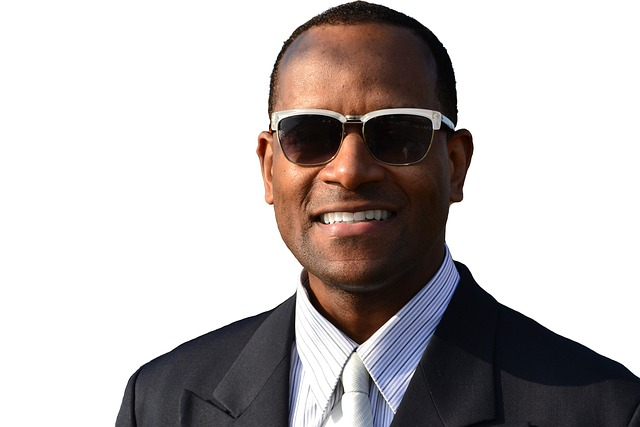
#> input picture imgs/man.jpg, 640 x 427 px
$ jupyter execute edge-detection.ipynb
#> lines starting #> are read from the running program, lines starting #| are printed output that depends on the picture; after the words box and inside, x2 and y2 are one past the last pixel; in counts of white or black regions, pixels touching at a corner belong together
[cell 1]
import math
import numpy as np
import matplotlib.pyplot as plt
from skimage import io
from skimage import transform
from scipy import signal
from scipy import ndimage

[cell 2]
# Read image
img = io.imread("imgs/man.jpg")
#> img is the input picture: shape (427, 640, 3); mean R, G, B 188.7, 183.2, 182.6
img = np.sum(img, axis=2)
#> img: shape (427, 640) uint64
img = img / np.max(img)

img = transform.resize(img, (100, 100))
#> img: shape (100, 100) float64

# noise = np.random.normal(0.01, 0.01, img.shape)
# img = img + noise

plt.figure()
plt.title(f"image {img.shape}")
plt.imshow(img, cmap='gray')

### Edge detection by kernel filtering

For given kernels $K_x$ and $K_y$
trying to aproximate the gradient to extract edges.

$I$ the image.

$ G_x = I * K_x \quad  G_y = I * K_y $

$\nabla{I(x,y)} = \begin{pmatrix} G_x \\ G_y \end{pmatrix} \quad$
$|| \nabla{I(x,y)} || = \sqrt{ G_x^2 + G_y^2 }$

**Difference filter:**

$ K_x = \begin{bmatrix} +1 & 0 \\ -1 & 0 \end{bmatrix} \quad$
$ K_y = \begin{bmatrix} +1 & -1 \\ 0 & 0 \end{bmatrix}$

**Roberts filtering:**

$ K_x = \begin{bmatrix} +1 & 0 \\ 0 & -1 \end{bmatrix}  \quad$
$ K_y = \begin{bmatrix} 0 & +1 \\ -1 & 0 \end{bmatrix}$

**Prewitt filtering:**

$ K_x = \begin{bmatrix} -1 & 0 & +1 \\ -1 & 0 & +1 \\ -1 & 0 & +1 \end{bmatrix}  \quad$
$ K_y = \begin{bmatrix} -1 & -1 & -1 \\ 0 & 0 & 0 \\ +1 & +1 & +1 \end{bmatrix}$

**Sobel filtering:**

$ K_x = \begin{bmatrix} +1 & 0 & -1 \\ -2 & 0 & -2 \\ +1 & 0 & -1 \end{bmatrix}  \quad$
$ K_y = \begin{bmatrix} +1 & +2 & +1 \\ 0 & 0 & 0 \\ -1 & -2 & -1 \end{bmatrix}$

[cell 3]
H = img.shape[0]
#> H = 100
W = img.shape[1]
#> W = 100

def hysterisis_thresholding(img, low, high):
  # We identify the value >= high
  # and the values in ]high,low[
  ids = (img>=high)*0.5 + (img>=low)*0.5
  res = np.zeros(img.shape)
  for l in range(0, img.shape[0]-1):
    for c in range(0, img.shape[1]-1):
      # For each pixel
      if ids[l,c]==1:
        # if the pixel is >= high, the it passes
        res[l,c] = 1
      if ids[l,c]==0.5:
        # if the pixel is in ]high,low[
        # the pixel pass if it's connected to a pixel that is >= high
        is_connected_to_high = False
        for i in range(-1,2,1):
          for j in range(-1,2,1):
            if ids[l+i,c+j]==1:
              is_connected_to_high = True
        if is_connected_to_high:
          res[l,c] = 1
  return res


# Difference filtering
kernel_diff_x = np.array([[1, 0], [-1, 0]])
kernel_diff_y = np.array([[1, -1], [0, 0]])
img_filter_diffx = signal.convolve2d(img, kernel_diff_x, mode='same')
img_filter_diffy = signal.convolve2d(img, kernel_diff_y, mode='same')
img_filter_diff = img_filter_diffx**2 + img_filter_diffy**2
# Hysterisis thresholding
img_filter_diff_hysthres = hysterisis_thresholding(img_filter_diff, 0.004, 0.05)
#> after the loop in hysterisis_thresholding, `for l in range(0, img.shape[0]-1):`:
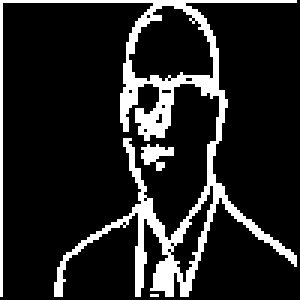
#> res: shape (100, 100) float64 (shown 3 times larger); values 0 (black) and 1 (white), 14.3% white in thin lines or dots

# Roberts filtering
kernel_roberts_x = np.array([[1, 0], [0,-1]])
kernel_roberts_y = np.array([[0, 1], [-1,0]])
img_filter_robertsx = signal.convolve2d(img, kernel_roberts_x, mode='same')
img_filter_robertsy = signal.convolve2d(img, kernel_roberts_y, mode='same')
img_filter_roberts = img_filter_robertsx**2 + img_filter_robertsy**2
# Hysterisis thresholding
img_filter_roberts_hysthres = hysterisis_thresholding(img_filter_roberts, 0.004, 0.05)
#> after the loop in hysterisis_thresholding (call 2), `for l in range(0, img.shape[0]-1):`: res: shape (100, 100) float64; values 0 (black) and 1 (white), 16.8% white; 1 white region, box (x1, y1, x2, y2) and area: (0, 0, 99, 99) 1678

# Prewitt filtering
kernel_prewitt_x = np.array([
  [-1,  0,  1],
  [-1,  0,  1],
  [-1,  0,  1]
])
kernel_prewitt_y = np.array([
  [-1,  -1, -1],
  [0,   0,  0],
  [1,   1,  1]
])
img_filter_prewittx = signal.convolve2d(img, kernel_prewitt_x, mode='same')
img_filter_prewitty = signal.convolve2d(img, kernel_prewitt_y, mode='same')
img_filter_prewitt = img_filter_prewittx**2 + img_filter_prewitty**2
# Hysterisis thresholding
img_filter_prewitt_hysthres = hysterisis_thresholding(img_filter_prewitt, 0.004, 0.05)
#> after the loop in hysterisis_thresholding (call 3), `for l in range(0, img.shape[0]-1):`: res: shape (100, 100) float64; values 0 (black) and 1 (white), 31.3% white; 13 white regions (9 under 20 px), largest, box (x1, y1, x2, y2) and area: (0, 0, 99, 99) 2995, (27, 91, 35, 99) 44, (77, 88, 81, 99) 24, (81, 88, 89, 92) 23

# Sobel filtering
kernel_sobel_x = np.array([
  [1,  0,  -1],
  [2,  0,  -2],
  [1,  0,  -1]
])
kernel_sobel_y = np.array([
  [1,   2,  1],
  [0,   0,  0],
  [-1,  -2, -1]
])
img_filter_sobelx = signal.convolve2d(img, kernel_sobel_x, mode='same')
img_filter_sobely = signal.convolve2d(img, kernel_sobel_y, mode='same')
img_filter_sobel = img_filter_sobelx**2 + img_filter_sobely**2
# Hysterisis thresholding
img_filter_sobel_hysthres = hysterisis_thresholding(img_filter_sobel, 0.004, 0.05)
#> after the loop in hysterisis_thresholding (call 4), `for l in range(0, img.shape[0]-1):`: res: shape (100, 100) float64; values 0 (black) and 1 (white), 34.1% white; 9 white regions (6 under 20 px), largest, box (x1, y1, x2, y2) and area: (0, 0, 99, 99) 3167, (68, 84, 95, 99) 129, (27, 89, 39, 99) 93

plt.figure()
plt.title(f"image {img.shape}")
plt.imshow(img, cmap='gray')

fig, axisarray = plt.subplots(4, 3, figsize=(30,30))

gridY,gridX = np.mgrid[0:H,0:W]

# Difference
axisarray[0,0].set_title('Difference filtering norm')
axisarray[0,0].imshow(np.log(img_filter_diff+1), cmap='gray')
# Difference dir
axisarray[0,1].set_title('Difference filtering direction')
axisarray[0,1].imshow(np.log(img_filter_diff+1), cmap='gray')
axisarray[0,1].quiver(
  gridX, gridY,
  img_filter_diffx*5, img_filter_diffy*5, color='g',
  angles='xy', scale_units='xy', scale=1, width=0.0025, headwidth=3)
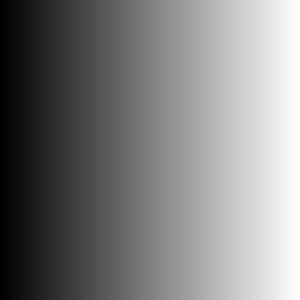
#> gridX: shape (100, 100) int64 (shown 3 times larger); min 0, max 99, mean 49.5; drawn with min black and max white
# Hysterisis thresholding
axisarray[0,2].set_title('Hysterisis thresholding')
axisarray[0,2].imshow(img_filter_diff_hysthres, cmap='gray')

# Roberts
axisarray[1,0].set_title('Roberts filtering norm')
axisarray[1,0].imshow(np.log(img_filter_roberts+1), cmap='gray')
# Roberts dir
axisarray[1,1].set_title('Roberts filtering direction')
axisarray[1,1].imshow(np.log(img_filter_roberts+1), cmap='gray')
axisarray[1,1].quiver(
  gridX, gridY,
  img_filter_robertsx*5, img_filter_robertsy*5, color='g',
  angles='xy', scale_units='xy', scale=1, width=0.0025, headwidth=3)
# Hysterisis thresholding
axisarray[1,2].set_title('Hysterisis thresholding')
axisarray[1,2].imshow(img_filter_roberts_hysthres, cmap='gray')

# Prewitt
axisarray[2,0].set_title('Prewitt filtering norm')
axisarray[2,0].imshow(np.log(img_filter_prewitt+1), cmap='gray')
# Prewitt dir
axisarray[2,1].set_title('Prewitt filtering direction')
axisarray[2,1].imshow(np.log(img_filter_prewitt+1), cmap='gray')
axisarray[2,1].quiver(
  gridX, gridY,
  img_filter_prewittx*5, img_filter_prewitty*5, color='g',
  angles='xy', scale_units='xy', scale=1, width=0.0025, headwidth=3)
# Hysterisis thresholding
axisarray[2,2].set_title('Hysterisis thresholding')
axisarray[2,2].imshow(img_filter_prewitt_hysthres, cmap='gray')

# Sobel
axisarray[3,0].set_title('Sobel filtering')
axisarray[3,0].imshow(np.log(img_filter_sobel+1), cmap='gray')
# Sobel dir
axisarray[3,1].set_title('Sobel filtering direction')
axisarray[3,1].imshow(np.log(img_filter_sobel+1), cmap='gray')
axisarray[3,1].quiver(
  gridX, gridY,
  img_filter_sobelx*5, img_filter_sobely*5, color='g',
  angles='xy', scale_units='xy', scale=1, width=0.0025, headwidth=3)
# Hysterisis thresholding
axisarray[3,2].set_title('Hysterisis thresholding')
axisarray[3,2].imshow(img_filter_sobel_hysthres, cmap='gray')

### Gradient maximum in the direction of the gradient

For each pixel, we look in both ways of the gradient direction (one or more steps in both directions). If the considered pixel has the maximum value of the gradient in that direction, then it's considered to be an edge pixel.

It's similar to do a very local gradient ascent from the pixel but taking only the pixels that ar local maxima of the gradient.

Step by step :

**1-** Compute the gradient (using Sobel, Prewitt or another filter). Get the **gradient direction** (as normalized vector field) and the **gradient norm**.

**2-** Visit each pixel that has a non zero (or not close to zero) gradient's norm and look in the direction of the gradient (with a certain number of step).

**NB**: We know that in somewhat uniform areas, the gradient's norm is close to zero. For pixels with gradient's norm close to zero, the step in the direction stays on the same pixel and so the pixel itself is the maximum since it's the only one. So to avoid detecting edges in uniform areas we don't consider pixels with gradient's norm close to zero.

**4-** Since the point in the gradient direction are not necessarely on the grid, just use a **bilinear interpolatio** To get a correct interpolated value of the gradient.

**5-** For each pixel with a gradient norm value higher to those in the gradient direction, we have an edge pixel.

[cell 4]
H = img.shape[0]
W = img.shape[1]
# Approximate gradient with Sobel filter
img_gaussian = ndimage.gaussian_filter(img, sigma=0.1)
img_gradient_x = signal.convolve2d(img_gaussian, kernel_sobel_x, mode='same')
img_gradient_y = signal.convolve2d(img_gaussian, kernel_sobel_y, mode='same')
# Gradient norm
img_gradient_norm = np.sqrt(img_gradient_x**2+img_gradient_y**2)
# Gradient direction (a normalized vector)
img_gradient_x = img_gradient_x / (img_gradient_norm+1.0e-25)
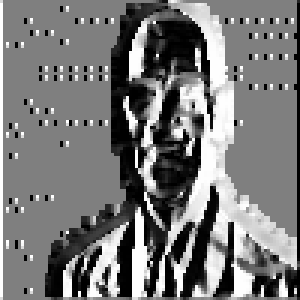
#> img_gradient_x: shape (100, 100) float64 (shown 3 times larger); min -1, max 1, mean -0.055; drawn with min black and max white
img_gradient_y = img_gradient_y / (img_gradient_norm+1.0e-25)
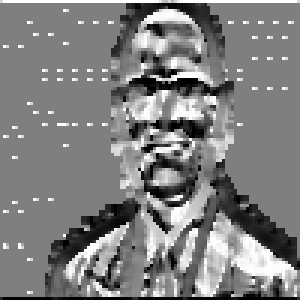
#> img_gradient_y: shape (100, 100) float64 (shown 3 times larger); min -1, max 1, mean 0.00376; drawn with min black and max white
# Histerisis thresholding
img_gradient_norm = img_gradient_norm * hysterisis_thresholding(img_gradient_norm, 0.2, 1)
#> after the loop in hysterisis_thresholding (call 5), `for l in range(0, img.shape[0]-1):`: res: shape (100, 100) float64; values 0 (black) and 1 (white), 20.5% white; 2 white regions (1 under 20 px), largest, box (x1, y1, x2, y2) and area: (0, 0, 99, 99) 2049

plt.figure(figsize=(10,10))
plt.title(f"Gaussian filtered image")
plt.imshow(img_gaussian, cmap='gray')

fig, axi = plt.subplots(1,1, figsize=(10,10))
axi.set_title('gaussian => gradient => threshold with normalized vectors')
axi.imshow(img_gradient_norm, cmap='gray')
gridY,gridX = np.mgrid[0:H,0:W]
axi.quiver(gridX, gridY, img_gradient_x, img_gradient_y, color='g',
  angles='xy', scale_units='xy', scale=1, width=0.0025, headwidth=2)
plt.show()
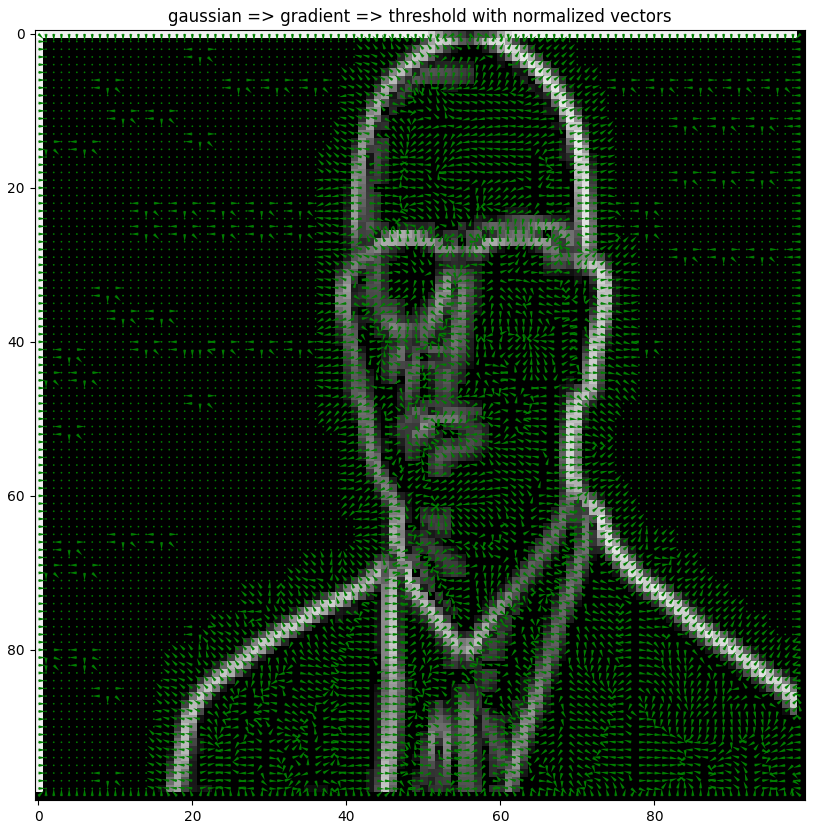
#> figure drawn by matplotlib, 1 panel

def bilin_interpolation(img, x, y):
  x0 = int(np.floor(x))
  x1 = int(np.ceil(x))
  y0 = int(np.floor(y))
  y1 = int(np.ceil(y))
  if y0<img.shape[0] and y1<img.shape[0] and x0<img.shape[1] and x1<img.shape[1]:
    a00 = img[y0, x0]
    a10 = img[y0, x1]-img[y0, x0]
    a01 = img[y1, x0]-img[y0, x0]
    a11 = img[y1, x1]-img[y0, x1]-img[y1, x0]+img[y0, x0]
    return a00 + a10*(x-x0) + a01*(y-y0) + a11*(x-x0)*(y-y0)
  else:
    return None

def getGradMaxInGradDir(gradNorm, x, y, gradx, grady, window):
  maxGrad = -1
  for step in range(-window, window+1, 1):
    g = bilin_interpolation(gradNorm, x+gradx*float(step), y+grady*float(step))
    if g!=None and g > maxGrad:
      maxGrad = g
  if maxGrad==-1:
    return None
  return maxGrad

edges = np.zeros(img_gaussian.shape)
Window = 1
for y in range(1,H-1):
    for x in range(1,W-1):
      if img_gradient_norm[y,x]>1e-5:
        max_in_grad_dir = getGradMaxInGradDir(
          img_gradient_norm, x, y, img_gradient_x[y,x], img_gradient_y[y,x],
          Window
        )

        if max_in_grad_dir!=None:
          if img_gradient_norm[y,x]==max_in_grad_dir:
            # If the gradient norm in (x,y) is greater than
            # the gradients in both directions (positive and negative) of the gradient
            # Then we are on an edge
            edges[y,x] = 1
          else:
            edges[y,x] = 0
#> this loop made 98 passes
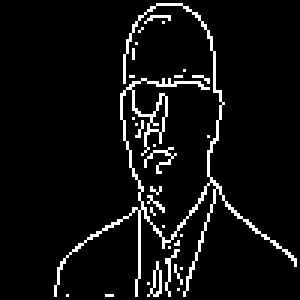
#> edges: shape (100, 100) float64 (shown 3 times larger); values 0 (black) and 1 (white), 6.1% white in thin lines or dots, all inside (x1, y1, x2, y2) = (18, 1, 99, 99)

plt.figure(figsize=(10,10))
plt.title('maximum of gradient norm in gradient direction')
plt.imshow(edges, cmap='gray')

# Canny optimal edge detection

### Canny criteria for optimal edge detection

To ensure an optimal edge detection on an image $I$, with a filter $f$, $f$ must match the following properties:

(We are in one dimension)

Filtered image:
$ O(x_0) = \int_{-\infty}^{+\infty} I(x) f(x_0-x) dx $

* **Good detection** : Maximization of E the signal to noise ratio.
$$
E =
\frac
  { \int_{0}^{+\infty} f(x)dx }
  { \sqrt{\int_{-\infty}^{+\infty} f^2(x)dx} }
$$

* **Good localization** : Maximization of the inverse of the variance of the position of maximum of signal
$$
A =
\frac
  {|f'(0)|}
  { \sqrt{\int_{-\infty}^{+\infty} f'^2(x)dx} }
$$

* **Unique response** : $X_{max}$ the mean distance between the local maxima must be as follow
$$
X_{max} =
2\pi
\frac
  { \sqrt{\int_{-\infty}^{+\infty} f'^2(x)dx} }
  { \sqrt{\int_{-\infty}^{+\infty} f''^2(x)dx} }
$$

### RIF filter

We can approximate the Canny's criteria by maximizing $EA$ with a fixed $x_{max}$.
We can maximize *EA* by applying the Euler-Lagrange equation (it's used for differential equations).
We find :
$$
\boxed{
f(x) =
  a_1 e^{\frac{x}{\sigma}}sin(\omega x) +
  a_2 e^{\frac{x}{\sigma}}cos(\omega x) +
  a_3 e^{\frac{-x}{\sigma}}sin(\omega x) +
  a_4 e^{\frac{-x}{\sigma}}cos(\omega x)
}
$$

The **RIF filter** over $[-M,M]$ is found for
$$
f(0) = 0, \quad
f(M) = 0, \quad
f'(0) = S, \quad and \quad
f'(M) = 0
$$

We have :
$ EA = 1.12 $

### Approximation by gaussian derivative

We can approximate the previous expression by:
$$ \boxed{
  f(x) = -x . e^{ - \frac{x^2}{2\sigma^2} }
} $$

We have :
$ EA = 0.92 $

### Shen-Castan filter

We maximize $A$ :
$$ \boxed{
  f(x) = c sign(x) e^{ - \alpha |x| }
} $$

### Deriche filter

We maximize $E$ and $A$ :
$$ \boxed{
  f(x) = -c e^{ - \alpha |x| } sin(\omega x)
} $$

We have:

$ A = \sqrt{2 \alpha} \quad $ and
$ \quad  E = \sqrt{ \frac{ 2 \alpha }{ \alpha^2 + \omega^2 } } $

We have as optimal paramaters :

* $ \quad \omega \approx 0$

and we get : $ \quad EA = 2 \quad and \quad sin(\omega x) \approx \omega x$

and $ f(x) = -c x e^{ - \alpha |x| } $

* $ \quad c = \alpha^2 $

### Discrete recursive implementation of Deriche filter

Let $h(x)$ the filter.

$$ h(x) = cx e^{-\alpha |x|} $$

The Z transform of $h(x)$ is :

$$ H(z) = \sum_{n=-\infty}^{+\infty} h[n]z^{-n} $$

We decompose $h[n]$ as the sum for positive and negative values of n:

$$ h[n] = h_-[n] + h_+[n] $$

We can then compute each component's Z transform. We get two second order recursive stable filters:

$$ H_-(z) = \frac{ ce^{-\alpha}z^{-1} }{ 1 -2e^{-\alpha}z^{-1} + e^{-2\alpha}z^{-2}} $$

$$ H_+(z) = \frac{ -ce^{-\alpha}z }{ 1 -2e^{-\alpha}z + e^{-2\alpha}z^{-2}} $$

And we can express the filter recursively to get each sample $B[n]$ of the filtering of the $A[n]$ samples signal :

$$ \boxed{
  \begin{align*}
    & B[0] = 1 \\
    & c = -\frac{ (1-e^{-\alpha})^2 }{ e^{-\alpha} } \\ \\
    & B_1[n] = A[n-1] + 2e^{-\alpha}B_1[n-1] - e^{-2\alpha}B_1[n-2] \\
    & B_2[n] = A[n+1] + 2e^{-\alpha}B_2[n+1] - e^{-2\alpha}B_2[n+2] \\ \\
    & B[n] = c e^{-\alpha} (B_1[n] - B_2[n])
  \end{align*}
} $$

[cell 5]
H = img.shape[0]
W = img.shape[1]

def dericheFilterX(img, alpha):
  # Apply Deriche filter to each lines of the image
#> called with alpha = 150
  L = img.shape[0]
  C = img.shape[1]
  expAlpha = math.exp(-alpha)
  c = -((1-expAlpha)**2) / expAlpha
  # The result of every lines
  B = np.zeros((L, C))

  for line in range(L):
    # For each line
    B1 = np.zeros(C)
    B2 = np.zeros(C)
    for col in range(2, C):
      B1[col] = img[line, col-1] + 2*expAlpha*B1[col-1] - (expAlpha**2)*B1[col-2]
    for col in range(C-3, -1, -1):
      B2[col] = img[line, col+1] + 2*expAlpha*B2[col+1] + (expAlpha**2)*B2[col+2]
    B[line,:] = c*expAlpha*(B1-B2)
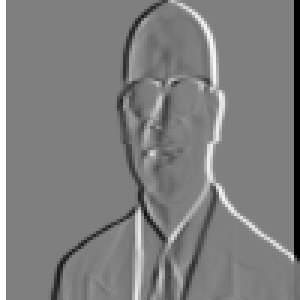
#> B: shape (100, 100) float64 (shown 3 times larger); min -1, max 1, mean -2e-19; drawn with min black and max white
  return B

def dericheFilterY(img, alpha):
  # Apply Deriche filter to each columns of the image
#> called with alpha = 150
  L = img.shape[0]
  C = img.shape[1]
  expAlpha = math.exp(-alpha)
  c = -((1-expAlpha)**2) / expAlpha
  # The result of every columns
  B = np.zeros((L, C))

  for col in range(C):
    # For each column
    B1 = np.zeros(L)
    B2 = np.zeros(L)
    for line in range(2, L):
      B1[line] = img[line-1, col] + 2*expAlpha*B1[line-1] - (expAlpha**2)*B1[line-2]
    for line in range(L-3, -1, -1):
      B2[line] = img[line+1, col] + 2*expAlpha*B2[line+1] + (expAlpha**2)*B2[line+2]
    B[:,col] = c*expAlpha*(B1-B2)
  return B

alpha = 150
img_deriche_x = dericheFilterX(img, alpha)
img_deriche_y = dericheFilterY(img, alpha)
img_deriche_norm = np.sqrt(img_deriche_x**2 + img_deriche_y**2)

plt.figure(figsize=(10,10))
plt.title(f"image {img.shape}")
plt.imshow(img, cmap='gray')

fig, axi = plt.subplots(1,1, figsize=(10,10))
axi.set_title(f"Deriche filter with alpha={alpha}")
axi.imshow(img_deriche_norm, cmap='gray')
gridY,gridX = np.mgrid[0:H,0:W]
axi.quiver(gridX, gridY, img_deriche_x*5, img_deriche_y*5, color='g',
  angles='xy', scale_units='xy', scale=1, width=0.0025, headwidth=2)
plt.show()

# Edge detection using the laplacian

[cell 6]
H = img.shape[0]
W = img.shape[1]

def get_boundary(img):
  # img is a bynary image
  res = np.zeros(img.shape)
  for l in range(0, img.shape[0]-1):
    for c in range(0, img.shape[1]-1):
      if img[l,c]==1:
        is_boundary = False
        for i in range(-1,2,1):
          for j in range(-1,2,1):
            if img[l+i,c+j]==0:
              is_boundary = True
        if is_boundary:
          res[l,c] = 1
  return res

sigma = 1

# Gaussian filtering
img_gaussian = ndimage.gaussian_filter(img, sigma)
# Laplacian filtering
kernel_laplacian = np.array([
  [0,   -1,   0],
  [-1,  4,    -1],
  [0,   -1,   0]
])
img_laplacian = signal.convolve2d(img_gaussian, kernel_laplacian, mode='same')
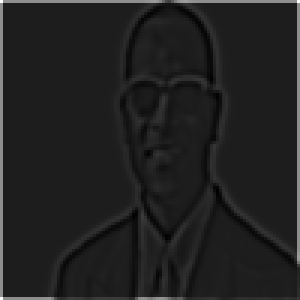
#> img_laplacian: shape (100, 100) float64 (shown 3 times larger); min -0.266, max 2, mean 0.0327; drawn with min black and max white
img_laplacian_binary = np.int32(img_laplacian < 0)
#> img_laplacian_binary: shape (100, 100) int32; values 0 (black) and 1 (white), 23.1% white; 7 white regions (4 under 20 px), largest, box (x1, y1, x2, y2) and area: (40, 1, 99, 99) 1840, (18, 69, 47, 99) 350, (56, 75, 65, 99) 84
img_laplacian_binary_boundary = get_boundary(img_laplacian_binary)

# With Scikit implementation
img_gaussian_laplacian = ndimage.gaussian_laplace(img, sigma)
img_gaussian_laplacian_binary = np.int32(img_gaussian_laplacian < 0)
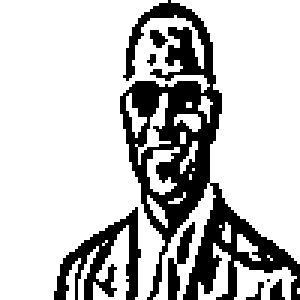
#> img_gaussian_laplacian_binary: shape (100, 100) int32 (shown 3 times larger); values 0 (black) and 1 (white), 76.7% white; 8 black regions (3 under 20 px), largest, box (x1, y1, x2, y2) and area: (40, 0, 100, 100) 1813, (18, 69, 47, 100) 359, (56, 74, 65, 100) 91, (50, 10, 56, 16) 23, (90, 93, 95, 100) 23
img_gaussian_laplacian_binary_boundary = get_boundary(img_gaussian_laplacian_binary)
#> after the loop in get_boundary (call 2), `for l in range(0, img.shape[0]-1):`:
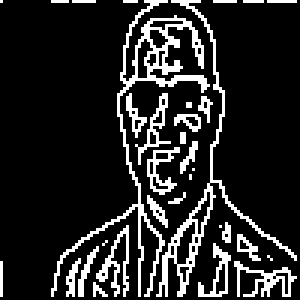
#> res: shape (100, 100) float64 (shown 3 times larger); values 0 (black) and 1 (white), 14.9% white in thin lines or dots

plt.figure(figsize=(10,10))
plt.title(f"image {img.shape}")
plt.imshow(img, cmap='gray')

fig, axisarray = plt.subplots(2, 3, figsize=(15,15))
# Laplacian
axisarray[0,0].set_title('Laplacian')
axisarray[0,0].imshow(img_laplacian, cmap='gray')
# Binary
axisarray[0,1].set_title('Laplacian binary')
axisarray[0,1].imshow(img_laplacian_binary, cmap='gray')
# Boundaries
axisarray[0,2].set_title('Laplacian binary boundaries')
axisarray[0,2].imshow(img_laplacian_binary_boundary, cmap='gray')

# Laplacian of gaussian
axisarray[1,0].set_title('Laplacian of gaussian')
axisarray[1,0].imshow(img_gaussian_laplacian, cmap='gray')
# Binary
axisarray[1,1].set_title('Laplacian binary')
axisarray[1,1].imshow(img_gaussian_laplacian_binary, cmap='gray')
# Boundaries
axisarray[1,2].set_title('Laplacian binary boundaries')
axisarray[1,2].imshow(img_gaussian_laplacian_binary_boundary, cmap='gray')
